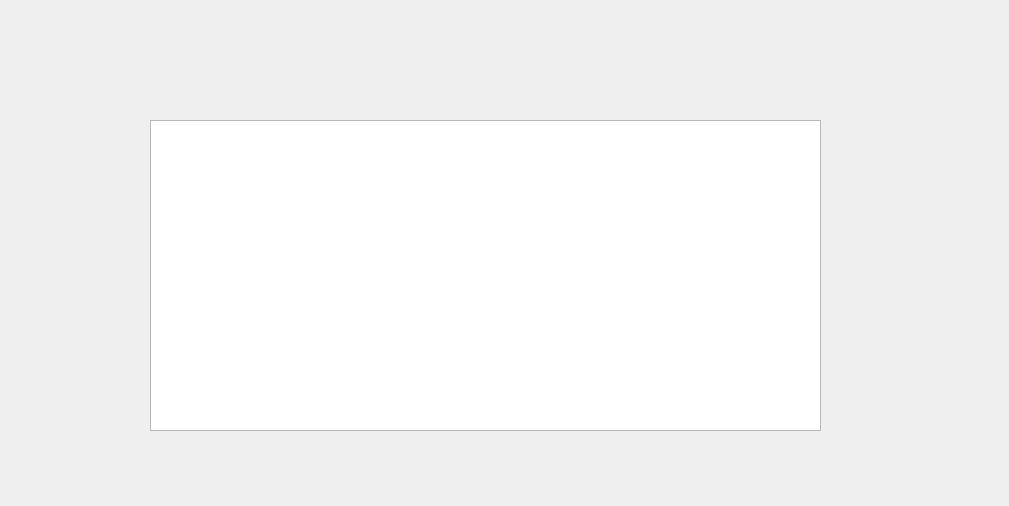
<?xml version="1.0" encoding="UTF-8"?>
<ui version="4.0">
 <class>Widget</class>
 <widget class="QWidget" name="Widget">
  <property name="geometry">
   <rect>
    <x>0</x>
    <y>0</y>
    <width>1009</width>
    <height>506</height>
   </rect>
  </property>
  <property name="windowTitle">
   <string>Widget</string>
  </property>
  <widget class="QTextEdit" name="textEdit">
   <property name="geometry">
    <rect>
     <x>150</x>
     <y>120</y>
     <width>671</width>
     <height>311</height>
    </rect>
   </property>
  </widget>
 </widget>
 <layoutdefault spacing="6" margin="11"/>
 <resources/>
 <connections/>
</ui>
